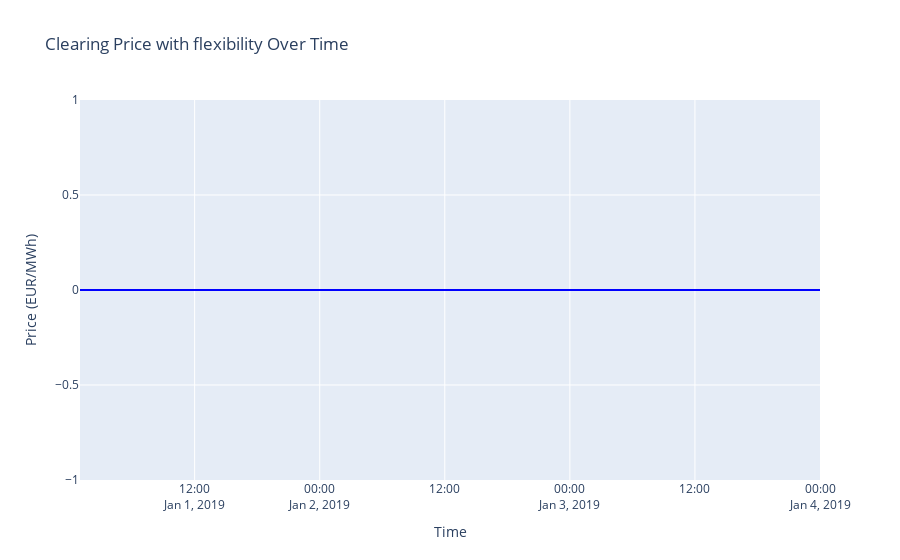

Source (notebook cell):
### Code cell
# Load the market_meta CSV file
market_meta = pd.read_csv("outputs/tutorial_09_steel_plant_Day_Ahead/market_meta.csv")

# Convert 'time' column to datetime if it's not already in the correct format
market_meta["time"] = pd.to_datetime(market_meta["time"])

# Create a Plotly figure for the clearing price
fig = go.Figure()

# Add a scatter plot trace for the price over time
fig.add_trace(
    go.Scatter(
        x=market_meta["time"],
        y=market_meta["price"],
        mode="lines",
        name="Clearing Price",
        line=dict(color="blue"),
    )
)

# Set the layout for the figure
fig.update_layout(
    title="Clearing Price with flexibility Over Time",
    xaxis_title="Time",
    yaxis_title="Price (EUR/MWh)",
    xaxis=dict(showgrid=True),
    yaxis=dict(showgrid=True),
)

# Display the figure
fig.show()

### Figure 1 — Plotly figure (JSON) as saved in the notebook; plotly's stock layout.template omitted (floating-point values rounded to 4 significant figures)
{"data": [{"line": {"color": "blue"}, "mode": "lines", "name": "Clearing Price", "type": "scatter", "x": ["2019-01-01T01:00:00", "2019-01-01T02:00:00", "2019-01-01T03:00:00", "2019-01-01T04:00:00", "2019-01-01T05:00:00", "2019-01-01T06:00:00", "2019-01-01T07:00:00", "2019-01-01T08:00:00", "2019-01-01T09:00:00", "2019-01-01T10:00:00", "2019-01-01T11:00:00", "2019-01-01T12:00:00", "2019-01-01T13:00:00", "2019-01-01T14:00:00", "2019-01-01T15:00:00", "2019-01-01T16:00:00", "2019-01-01T17:00:00", "2019-01-01T18:00:00", "2019-01-01T19:00:00", "2019-01-01T20:00:00", "2019-01-01T21:00:00", "2019-01-01T22:00:00", "2019-01-01T23:00:00", "2019-01-02T00:00:00", "2019-01-02T01:00:00", "2019-01-02T02:00:00", "2019-01-02T03:00:00", "2019-01-02T04:00:00", "2019-01-02T05:00:00", "2019-01-02T06:00:00", "2019-01-02T07:00:00", "2019-01-02T08:00:00", "2019-01-02T09:00:00", "2019-01-02T10:00:00", "2019-01-02T11:00:00", "2019-01-02T12:00:00", "2019-01-02T13:00:00", "2019-01-02T14:00:00", "2019-01-02T15:00:00", "2019-01-02T16:00:00", "2019-01-02T17:00:00", "2019-01-02T18:00:00", "2019-01-02T19:00:00", "2019-01-02T20:00:00", "2019-01-02T21:00:00", "2019-01-02T22:00:00", "2019-01-02T23:00:00", "2019-01-03T00:00:00", "2019-01-03T01:00:00", "2019-01-03T02:00:00", "2019-01-03T03:00:00", "2019-01-03T04:00:00", "2019-01-03T05:00:00", "2019-01-03T06:00:00", "2019-01-03T07:00:00", "2019-01-03T08:00:00", "2019-01-03T09:00:00", "2019-01-03T10:00:00", "2019-01-03T11:00:00", "2019-01-03T12:00:00", "2019-01-03T13:00:00", "2019-01-03T14:00:00", "2019-01-03T15:00:00", "2019-01-03T16:00:00", "2019-01-03T17:00:00", "2019-01-03T18:00:00", "2019-01-03T19:00:00", "2019-01-03T20:00:00", "2019-01-03T21:00:00", "2019-01-03T22:00:00", "2019-01-03T23:00:00", "2019-01-04T00:00:00"], "y": [0, 0, 0, 0, 0, 0, 0, 0, 0, 0, 0, 0, 0, 0, 0, 0, 0, 0, 0, 0, 0, 0, 0, 0, 0, 0, 0, 0, 0, 0, 0, 0, 0, 0, 0, 0, 0, 0, 0, 0, 0, 0, 0, 0, 0, 0, 0, 0, 0, 0, 0, 0, 0, 0, 0, 0, 0, 0, 0, 0, 0, 0, 0, 0, 0, 0, 0, 0, 0, 0, 0, 0]}], "layout": {"title": {"text": "Clearing Price with flexibility Over Time"}, "xaxis": {"showgrid": true, "title": {"text": "Time"}}, "yaxis": {"showgrid": true, "title": {"text": "Price (EUR/MWh)"}}}}
